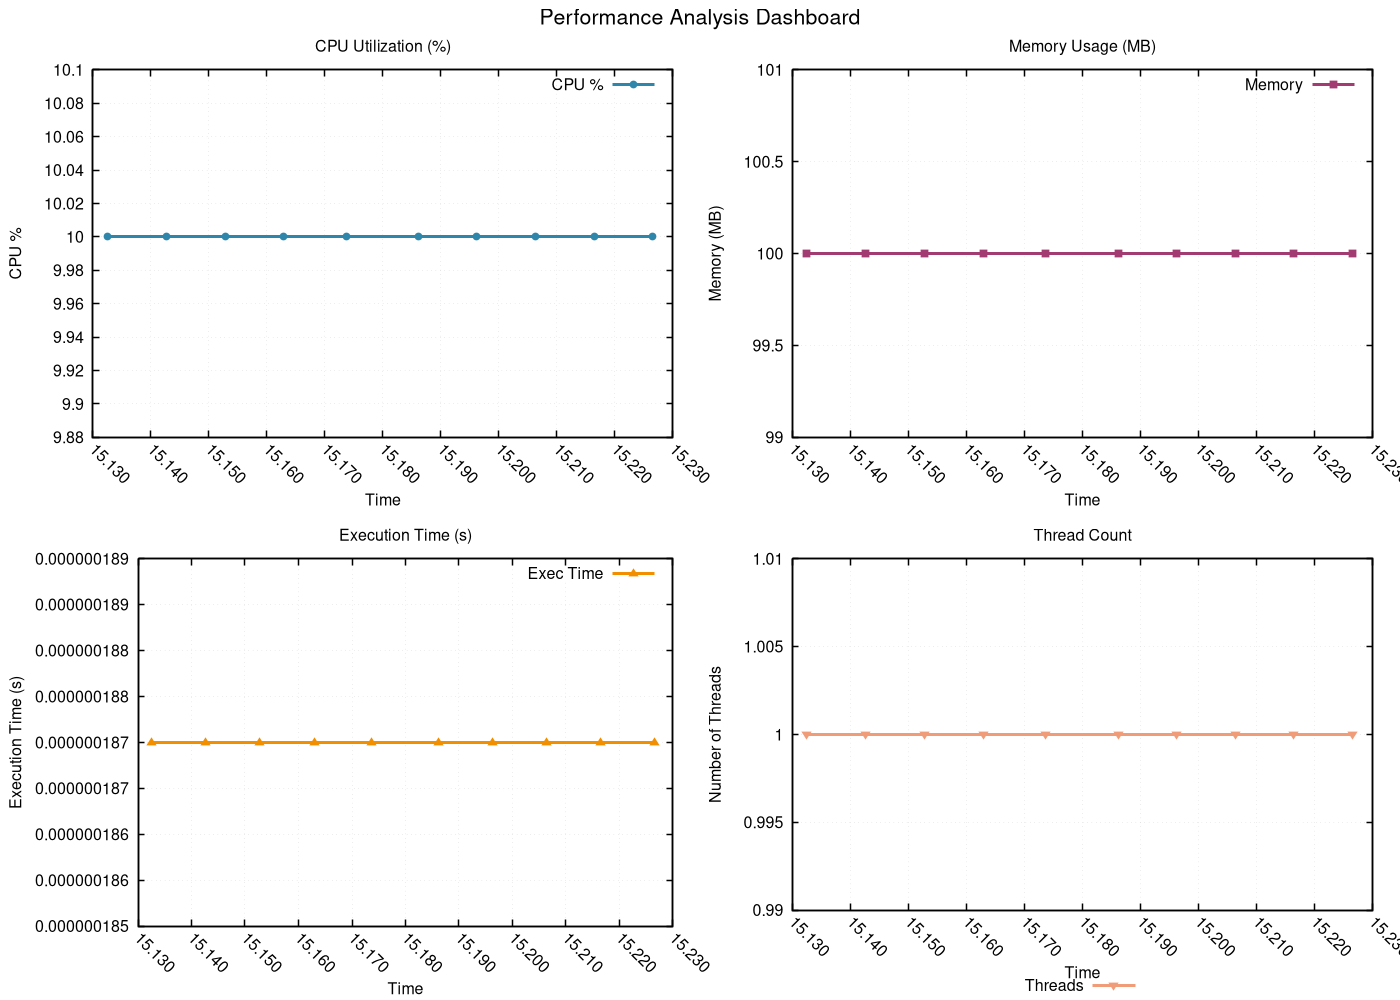

The gnuplot source for this figure:
# GNUplot script for performance metrics
set terminal pngcairo enhanced font 'Helvetica,12' size 1400,1000
set output 'png/heap_sort_20260131_225833_dashboard.png'

set multiplot layout 2,2 title 'Performance Analysis Dashboard' font 'Helvetica,16'
set style line 1 lc rgb '#2E86AB' lt 1 lw 3 pt 7 ps 0.8
set style line 2 lc rgb '#A23B72' lt 1 lw 3 pt 5 ps 0.8
set style line 3 lc rgb '#F18F01' lt 1 lw 3 pt 9 ps 0.8
set style line 4 lc rgb '#F19C79' lt 1 lw 3 pt 11 ps 0.8
set style line 5 lc rgb '#0ABB9F' lt 1 lw 3 pt 13 ps 0.8

set format x "%.3f"
set xtics rotate by -45
set autoscale x

set title 'CPU Utilization (%)'
set xlabel 'Time'
set ylabel 'CPU %'
set grid linestyle 1 lc rgb '#D3D3D3' lt 0 lw 1
set border linewidth 1.5
plot 'png/heap_sort_20260131_225833_dashboard.dat' using 1:2 with linespoints ls 1 title 'CPU %'
set title 'Memory Usage (MB)'
set xlabel 'Time'
set ylabel 'Memory (MB)'
set grid linestyle 1 lc rgb '#D3D3D3' lt 0 lw 1
set border linewidth 1.5
plot 'png/heap_sort_20260131_225833_dashboard.dat' using 1:3 with linespoints ls 2 title 'Memory'
set title 'Execution Time (s)'
set xlabel 'Time'
set ylabel 'Execution Time (s)'
set grid linestyle 1 lc rgb '#D3D3D3' lt 0 lw 1
set border linewidth 1.5
plot 'png/heap_sort_20260131_225833_dashboard.dat' using 1:8 with linespoints ls 3 title 'Exec Time'
set title 'Thread Count'
set xlabel 'Time'
set ylabel 'Number of Threads'
set grid linestyle 1 lc rgb '#D3D3D3' lt 0 lw 1
set border linewidth 1.5
set key outside center bottom horizontal
plot 'png/heap_sort_20260131_225833_dashboard.dat' using 1:9 with linespoints ls 4 title 'Threads'
unset multiplot
